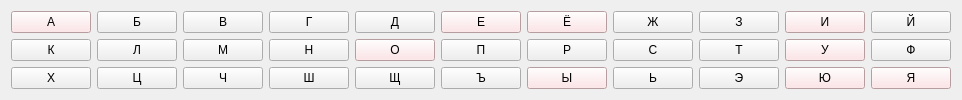
         <widget class="QWidget" name="keyboard" native="true">
          <layout class="QGridLayout" name="gridLayout_letters">
           <item row="0" column="6">
            <widget class="QPushButton" name="pushButton_8">
             <property name="styleSheet">
              <string notr="true">font: 75 20pt &quot;Calibri&quot;;
background-color: rgb(255, 221, 224);
</string>
             </property>
             <property name="text">
              <string>Ё</string>
             </property>
            </widget>
           </item>
           <item row="2" column="9">
            <widget class="QPushButton" name="pushButton_30">
             <property name="styleSheet">
              <string notr="true">font: 75 20pt &quot;Calibri&quot;;
background-color: rgb(255, 221, 224);
</string>
             </property>
             <property name="text">
              <string>Ю</string>
             </property>
            </widget>
           </item>
           <item row="2" column="6">
            <widget class="QPushButton" name="pushButton_27">
             <property name="styleSheet">
              <string notr="true">font: 75 20pt &quot;Calibri&quot;;
background-color: rgb(255, 221, 224);
</string>
             </property>
             <property name="text">
              <string>Ы</string>
             </property>
            </widget>
           </item>
           <item row="2" column="4">
            <widget class="QPushButton" name="pushButton_25">
             <property name="styleSheet">
              <string notr="true">font: 75 20pt &quot;Calibri&quot;;</string>
             </property>
             <property name="text">
              <string>Щ</string>
             </property>
            </widget>
           </item>
           <item row="1" column="5">
            <widget class="QPushButton" name="pushButton_17">
             <property name="styleSheet">
              <string notr="true">font: 75 20pt &quot;Calibri&quot;;</string>
             </property>
             <property name="text">
              <string>П</string>
             </property>
            </widget>
           </item>
           <item row="2" column="10">
            <widget class="QPushButton" name="pushButton_33">
             <property name="styleSheet">
              <string notr="true">font: 75 20pt &quot;Calibri&quot;;
background-color: rgb(255, 221, 224);
</string>
             </property>
             <property name="text">
              <string>Я</string>
             </property>
            </widget>
           </item>
           <item row="0" column="2">
            <widget class="QPushButton" name="pushButton_4">
             <property name="styleSheet">
              <string notr="true">font: 75 20pt &quot;Calibri&quot;;</string>
             </property>
             <property name="text">
              <string>В</string>
             </property>
            </widget>
           </item>
           <item row="1" column="3">
            <widget class="QPushButton" name="pushButton_15">
             <property name="styleSheet">
              <string notr="true">font: 75 20pt &quot;Calibri&quot;;</string>
             </property>
             <property name="text">
              <string>Н</string>
             </property>
            </widget>
           </item>
           <item row="2" column="0">
            <widget class="QPushButton" name="pushButton_22">
             <property name="styleSheet">
              <string notr="true">font: 75 20pt &quot;Calibri&quot;;</string>
             </property>
             <property name="text">
              <string>Х</string>
             </property>
            </widget>
           </item>
           <item row="0" column="9">
            <widget class="QPushButton" name="pushButton_11">
             <property name="styleSheet">
              <string notr="true">font: 75 20pt &quot;Calibri&quot;;
background-color: rgb(255, 221, 224);
</string>
             </property>
             <property name="text">
              <string>И</string>
             </property>
            </widget>
           </item>
           <item row="0" column="7">
            <widget class="QPushButton" name="pushButton_9">
             <property name="styleSheet">
              <string notr="true">font: 75 20pt &quot;Calibri&quot;;</string>
             </property>
             <property name="text">
              <string>Ж</string>
             </property>
            </widget>
           </item>
           <item row="1" column="6">
            <widget class="QPushButton" name="pushButton_18">
             <property name="styleSheet">
              <string notr="true">font: 75 20pt &quot;Calibri&quot;;</string>
             </property>
             <property name="text">
              <string>Р</string>
             </property>
            </widget>
           </item>
           <item row="2" column="3">
            <widget class="QPushButton" name="pushButton_24">
             <property name="styleSheet">
              <string notr="true">font: 75 20pt &quot;Calibri&quot;;</string>
             </property>
             <property name="text">
              <string>Ш</string>
             </property>
            </widget>
           </item>
           <item row="2" column="5">
            <widget class="QPushButton" name="pushButton_26">
             <property name="styleSheet">
              <string notr="true">font: 75 20pt &quot;Calibri&quot;;</string>
             </property>
             <property name="text">
              <string>Ъ</string>
             </property>
            </widget>
           </item>
           <item row="0" column="0">
            <widget class="QPushButton" name="pushButton">
             <property name="styleSheet">
              <string notr="true">font: 75 20pt &quot;Calibri&quot;;
background-color: rgb(255, 221, 224);

</string>
             </property>
             <property name="text">
              <string>А</string>
             </property>
             <property name="flat">
              <bool>false</bool>
             </property>
            </widget>
           </item>
           <item row="0" column="5">
            <widget class="QPushButton" name="pushButton_7">
             <property name="styleSheet">
              <string notr="true">font: 75 20pt &quot;Calibri&quot;;
background-color: rgb(255, 221, 224);
</string>
             </property>
             <property name="text">
              <string>Е</string>
             </property>
            </widget>
           </item>
           <item row="2" column="8">
            <widget class="QPushButton" name="pushButton_29">
             <property name="styleSheet">
              <string notr="true">font: 75 20pt &quot;Calibri&quot;;</string>
             </property>
             <property name="text">
              <string>Э</string>
             </property>
            </widget>
           </item>
           <item row="0" column="8">
            <widget class="QPushButton" name="pushButton_10">
             <property name="styleSheet">
              <string notr="true">font: 75 20pt &quot;Calibri&quot;;</string>
             </property>
             <property name="text">
              <string>З</string>
             </property>
            </widget>
           </item>
           <item row="1" column="10">
            <widget class="QPushButton" name="pushButton_31">
             <property name="styleSheet">
              <string notr="true">font: 75 20pt &quot;Calibri&quot;;</string>
             </property>
             <property name="text">
              <string>Ф</string>
             </property>
            </widget>
           </item>
           <item row="1" column="0">
            <widget class="QPushButton" name="pushButton_2">
             <property name="styleSheet">
              <string notr="true">font: 75 20pt &quot;Calibri&quot;;</string>
             </property>
             <property name="text">
              <string>К</string>
             </property>
            </widget>
           </item>
           <item row="1" column="7">
            <widget class="QPushButton" name="pushButton_19">
             <property name="styleSheet">
              <string notr="true">font: 75 20pt &quot;Calibri&quot;;</string>
             </property>
             <property name="text">
              <string>С</string>
             </property>
            </widget>
           </item>
           <item row="2" column="7">
            <widget class="QPushButton" name="pushButton_28">
             <property name="styleSheet">
              <string notr="true">font: 75 20pt &quot;Calibri&quot;;</string>
             </property>
             <property name="text">
              <string>Ь</string>
             </property>
            </widget>
           </item>
           <item row="1" column="2">
            <widget class="QPushButton" name="pushButton_14">
             <property name="styleSheet">
              <string notr="true">font: 75 20pt &quot;Calibri&quot;;</string>
             </property>
             <property name="text">
              <string>М</string>
             </property>
            </widget>
           </item>
           <item row="0" column="4">
            <widget class="QPushButton" name="pushButton_6">
             <property name="styleSheet">
              <string notr="true">font: 75 20pt &quot;Calibri&quot;;</string>
             </property>
             <property name="text">
              <string>Д</string>
             </property>
            </widget>
           </item>
           <item row="2" column="2">
            <widget class="QPushButton" name="pushButton_23">
             <property name="styleSheet">
              <string notr="true">font: 75 20pt &quot;Calibri&quot;;</string>
             </property>
             <property name="text">
              <string>Ч</string>
             </property>
            </widget>
           </item>
           <item row="1" column="1">
            <widget class="QPushButton" name="pushButton_13">
             <property name="styleSheet">
              <string notr="true">font: 75 20pt &quot;Calibri&quot;;</string>
             </property>
             <property name="text">
              <string>Л</string>
             </property>
            </widget>
           </item>
           <item row="1" column="4">
            <widget class="QPushButton" name="pushButton_16">
             <property name="styleSheet">
              <string notr="true">font: 75 20pt &quot;Calibri&quot;;
background-color: rgb(255, 221, 224);
</string>
             </property>
             <property name="text">
              <string>О</string>
             </property>
            </widget>
           </item>
           <item row="2" column="1">
            <widget class="QPushButton" name="pushButton_12">
             <property name="styleSheet">
              <string notr="true">font: 75 20pt &quot;Calibri&quot;;</string>
             </property>
             <property name="text">
              <string>Ц</string>
             </property>
            </widget>
           </item>
           <item row="1" column="9">
            <widget class="QPushButton" name="pushButton_21">
             <property name="styleSheet">
              <string notr="true">font: 75 20pt &quot;Calibri&quot;;
background-color: rgb(255, 221, 224);
</string>
             </property>
             <property name="text">
              <string>У</string>
             </property>
            </widget>
           </item>
           <item row="1" column="8">
            <widget class="QPushButton" name="pushButton_20">
             <property name="styleSheet">
              <string notr="true">font: 75 20pt &quot;Calibri&quot;;</string>
             </property>
             <property name="text">
              <string>Т</string>
             </property>
            </widget>
           </item>
           <item row="0" column="3">
            <widget class="QPushButton" name="pushButton_5">
             <property name="styleSheet">
              <string notr="true">font: 75 20pt &quot;Calibri&quot;;</string>
             </property>
             <property name="text">
              <string>Г</string>
             </property>
            </widget>
           </item>
           <item row="0" column="10">
            <widget class="QPushButton" name="pushButton_32">
             <property name="styleSheet">
              <string notr="true">font: 75 20pt &quot;Calibri&quot;;</string>
             </property>
             <property name="text">
              <string>Й</string>
             </property>
            </widget>
           </item>
           <item row="0" column="1">
            <widget class="QPushButton" name="pushButton_3">
             <property name="styleSheet">
              <string notr="true">font: 75 20pt &quot;Calibri&quot;;</string>
             </property>
             <property name="text">
              <string>Б</string>
             </property>
            </widget>
           </item>
          </layout>
         </widget>
